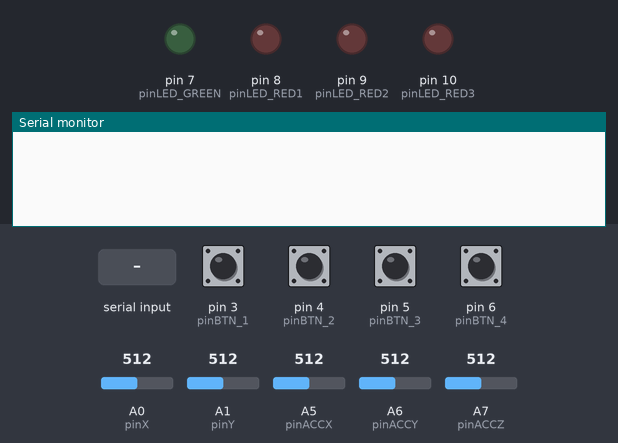
The program below on a simulated Arduino Mega 2560, built with avr-gcc and run on an emulated ATmega2560. Shown: output pins drawn as LEDs (lit = HIGH), the last lines printed to the serial monitor. Inputs (shaded band) come from the test bench; at power-on: pin 3 (pinBTN_1), pin 4 (pinBTN_2), pin 5 (pinBTN_3), pin 6 (pinBTN_4) LOW, A0 (pinX) = 512, A1 (pinY) = 512, A5 (pinACCX) = 512, A6 (pinACCY) = 512, A7 (pinACCZ) = 512.

Above: at 1.2 s.
1.3 s: "1" received over Serial
At 3.1 s:
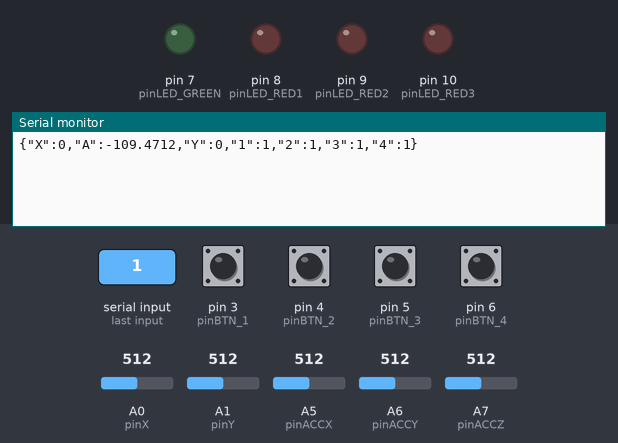
3.8 s: "0" received over Serial
At 6.2 s:
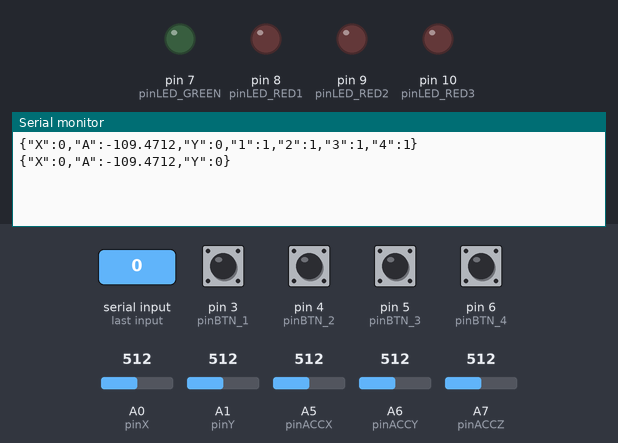

The program:

main.cpp
```cpp
/*
 * Auteurs: Jean-Samuel Lauzon
 * Date: Fevrier 2022
*/

/*------------------------------ Librairies ---------------------------------*/
#include <Arduino.h>
#include <ArduinoJson.h>
#include <TM1637Display.h>

/*------------------------------ Constantes ---------------------------------*/

#define BAUD 115200        // Frequence de transmission serielle
TM1637Display display(12,13);
/*---------------------------- Variables globales ---------------------------*/

volatile bool shouldSend_ = false;  // Drapeau prêt à envoyer un message
volatile bool shouldRead_ = false;  // Drapeau prêt à lire un message

int ledState_GREEN = 0;
int ledState_RED1 = 0;
int ledState_RED2 = 0;
int ledState_RED3 = 0;

int BTN1_val = 0;
int BTN2_val = 0;
int BTN3_val = 0;
int BTN4_val = 0;

int PAST_BTN1_val = 0;
int PAST_BTN2_val = 0;
int PAST_BTN3_val = 0;
int PAST_BTN4_val = 0;

float joyX = 0;
int joyY = 0;
float accVal = 0;

float accX = 0;
float accY = 0;
float accZ = 0;


#define pinLED_GREEN 7
#define pinLED_RED1 8
#define pinLED_RED2 9
#define pinLED_RED3 10

#define pinBTN_1 3
#define pinBTN_2 4
#define pinBTN_3 5
#define pinBTN_4 6

#define pinX A0
#define pinY A1

#define accelerometerMinAxisOutput 400
#define accelerometerMaxAxisOutput 600

#define pinACCX A5
#define pinACCY A6
#define pinACCZ A7

unsigned long startMillis;

int lastSecondes = 0;

/*------------------------- Prototypes de fonctions -------------------------*/
void sendMsg();
void readMsg();
float traitementACC(float x, float y, float z);
void serialEvent();
void showTimeFromMs(unsigned long ms);
void checkRising();
/*---------------------------- Fonctions "Main" -----------------------------*/

void setup() {
  Serial.begin(BAUD);               // Initialisation de la communication serielle

  display.setBrightness(2);
  startMillis = millis();

  pinMode(pinLED_GREEN, OUTPUT);
  digitalWrite(pinLED_GREEN, ledState_GREEN);

  pinMode(pinLED_RED1,OUTPUT);
  digitalWrite(pinLED_RED1, ledState_RED1);

  pinMode(pinLED_RED2, OUTPUT);
  digitalWrite(pinLED_RED2, ledState_RED2);

  pinMode(pinLED_RED3, OUTPUT);
  digitalWrite(pinLED_RED3, ledState_RED3);

  pinMode(pinBTN_1, INPUT);
  pinMode(pinBTN_2, INPUT);
  pinMode(pinBTN_3, INPUT);
  pinMode(pinBTN_4, INPUT);
  pinMode(pinX, INPUT);
  pinMode(pinY, INPUT);
  pinMode(pinACCX, INPUT);
  pinMode(pinACCY, INPUT);
  pinMode(pinACCZ, INPUT);

}

/* Boucle principale (infinie) */
void loop() {

  if(shouldRead_){
    readMsg();
    sendMsg();
  }

  joyX = analogRead(pinX);
  joyY = analogRead(pinY);

  accX = (analogRead(pinACCX))*5/3.3;
  accY = (analogRead(pinACCY))*5/3.3;
  accZ = (analogRead(pinACCZ))*5/3.3;
  accVal = traitementACC(accX, accY, accZ);


  //Changement de la valeur analogique à un angle entre -90 et 90 degrés
  joyX = ((joyX-512)/512)*90;

  if(joyX < 2 && joyX > -2){
    joyX = 0;
  }


  //1 quand par en haut
  //0 quand dans la zone centrale
  //-1 quand par en bas
  if(joyY >= 900)
    joyY = 1;
  else if(joyY <= 100)
    joyY = -1;
  else
    joyY = 0;


  //+1%2 pour inverser les bouton vu que normaly close
  if(PAST_BTN1_val != (digitalRead(pinBTN_1)+1)%2)
  {
    BTN1_val = (digitalRead(pinBTN_1)+1)%2;
  }
  if(PAST_BTN2_val != (digitalRead(pinBTN_2)+1)%2)
  {
    BTN2_val = (digitalRead(pinBTN_2)+1)%2;
  }
  if(PAST_BTN3_val != (digitalRead(pinBTN_3)+1)%2)
  {
    BTN3_val = (digitalRead(pinBTN_3)+1)%2;
  }
  if(PAST_BTN4_val != (digitalRead(pinBTN_4)+1)%2)
  {
    BTN4_val = (digitalRead(pinBTN_4)+1)%2;
  }


  unsigned long time = (millis() - startMillis);

  delay(1);  // delais de 10 ms
}

/*---------------------------Definition de fonctions ------------------------*/

void serialEvent() { shouldRead_ = true; }


/*---------------------------Definition de fonctions ------------------------
Fonction d'envoi
Entrée : Aucun
Sortie : Aucun
Traitement : Envoi du message
-----------------------------------------------------------------------------*/
void sendMsg() {
  StaticJsonDocument<500> doc;

  doc["X"] = joyX;
  doc["A"] = accVal;
  doc["Y"] = joyY;
  //doc["1"] = BTN1_val;
  //doc["2"] = BTN2_val;
  //doc["3"] = BTN3_val;
  //doc["4"] = BTN4_val;


  if(BTN1_val!=PAST_BTN1_val)
  {
    PAST_BTN1_val=BTN1_val;
    doc["1"] = BTN1_val;
  }
  if(BTN2_val!=PAST_BTN2_val)
  {
    PAST_BTN2_val=BTN2_val;
    doc["2"] = BTN2_val;
  }
  if(BTN3_val!=PAST_BTN3_val)
  {
    PAST_BTN3_val=BTN3_val;
    doc["3"] = BTN3_val;
  }
  if(BTN4_val!=PAST_BTN4_val)
  {
    PAST_BTN4_val=BTN4_val;
    doc["4"] = BTN4_val;
  }
  // Serialisation
  serializeJson(doc, Serial);

  // Envoie
  Serial.println();
  shouldSend_ = false;
}

void showTimeFromMs(unsigned long ms){

  uint8_t centaines = ms/10 % 100;
  int secondes = (ms/1000);

  display.showNumberDecEx(secondes*100 + centaines, 0b01000000);
}

/*---------------------------Definition de fonctions ------------------------
Fonction de reception
Entrée : Aucun
Sortie : Aucun
Traitement : Réception du message
-----------------------------------------------------------------------------*/
void readMsg(){
  // Lecture du message Json
  StaticJsonDocument<500> doc;
  JsonVariant parse_msg;

  // Lecture sur le port Serial
  DeserializationError error = deserializeJson(doc, Serial);
  shouldRead_ = false;

  // Si erreur dans le message
  if (error) {
    Serial.print("deserialize() failed: ");
    Serial.println(error.c_str());
    return;
  }

  // Analyse des éléments du message message
  parse_msg = doc["G"];
  if (!parse_msg.isNull()) {
    // mettre la led a la valeur doc["led"]
    digitalWrite(pinLED_GREEN,doc["G"].as<bool>());
  }

  parse_msg = doc["1"];
  if (!parse_msg.isNull()) {
    // mettre la led a la valeur doc["led"]
    digitalWrite(pinLED_RED1,doc["1"].as<bool>());
  }

  parse_msg = doc["2"];
  if (!parse_msg.isNull()) {
    // mettre la led a la valeur doc["led"]
    digitalWrite(pinLED_RED2,doc["2"].as<bool>());
  }

  parse_msg = doc["3"];
  if (!parse_msg.isNull()) {
    // mettre la led a la valeur doc["led"]
    digitalWrite(pinLED_RED3,doc["3"].as<bool>());
  }
  parse_msg = doc["S"];
  if (!parse_msg.isNull()) {
    // mettre la led a la valeur doc["led"]
    //digitalWrite(pinLED_RED3,doc["7seg"].as<bool>());
    showTimeFromMs((unsigned long)doc["S"]);
  }

}


float traitementACC(float x, float y, float z){
  //Documentation: https://www.digikey.com/en/articles/using-an-accelerometer-for-inclination-sensing

  //Les valeurs -3000 à 3000 ne sont PAS arbitraire. Le sensor retourne une valeur entre -3G et 3G. Donc on se le map pour nous donner une valeur entre -3000 mG et 3000 mG. G est la constante de gravité.
  long x_mG = map(x, accelerometerMinAxisOutput, accelerometerMaxAxisOutput, 1000, -1000);
  long y_mG = map(y, accelerometerMinAxisOutput, accelerometerMaxAxisOutput, 1000, -1000);
  long z_mG = map(z, accelerometerMinAxisOutput, accelerometerMaxAxisOutput, -1000, 1000);

  float x_G = x_mG / 1000.0;
  float y_G = y_mG / 1000.0;
  float z_G = z_mG / 1000.0;

  double result = abs((degrees(atan2(abs(z_G), sqrt(pow(x_G, 2) + pow(y_G, 2)))))-90);


  if (x_mG < 0) {
    //Serial.println((String)x_G + " " + y_G + " " + z_G + " " + result*-1);
    result *= -1;
  }
  //Serial.println((String)x_G + " " + y_G + " " + z_G + " " + result);

  if(result < 10 && result > -10){
    result = 0;
  }

  return 2*result;


}
```

Measured:
- after the input at 1.3 s, the serial monitor: prints a new line after 1.0 s (image 1)
- after the input at 3.8 s, the serial monitor: prints a new line after 1.0 s (image 2)
